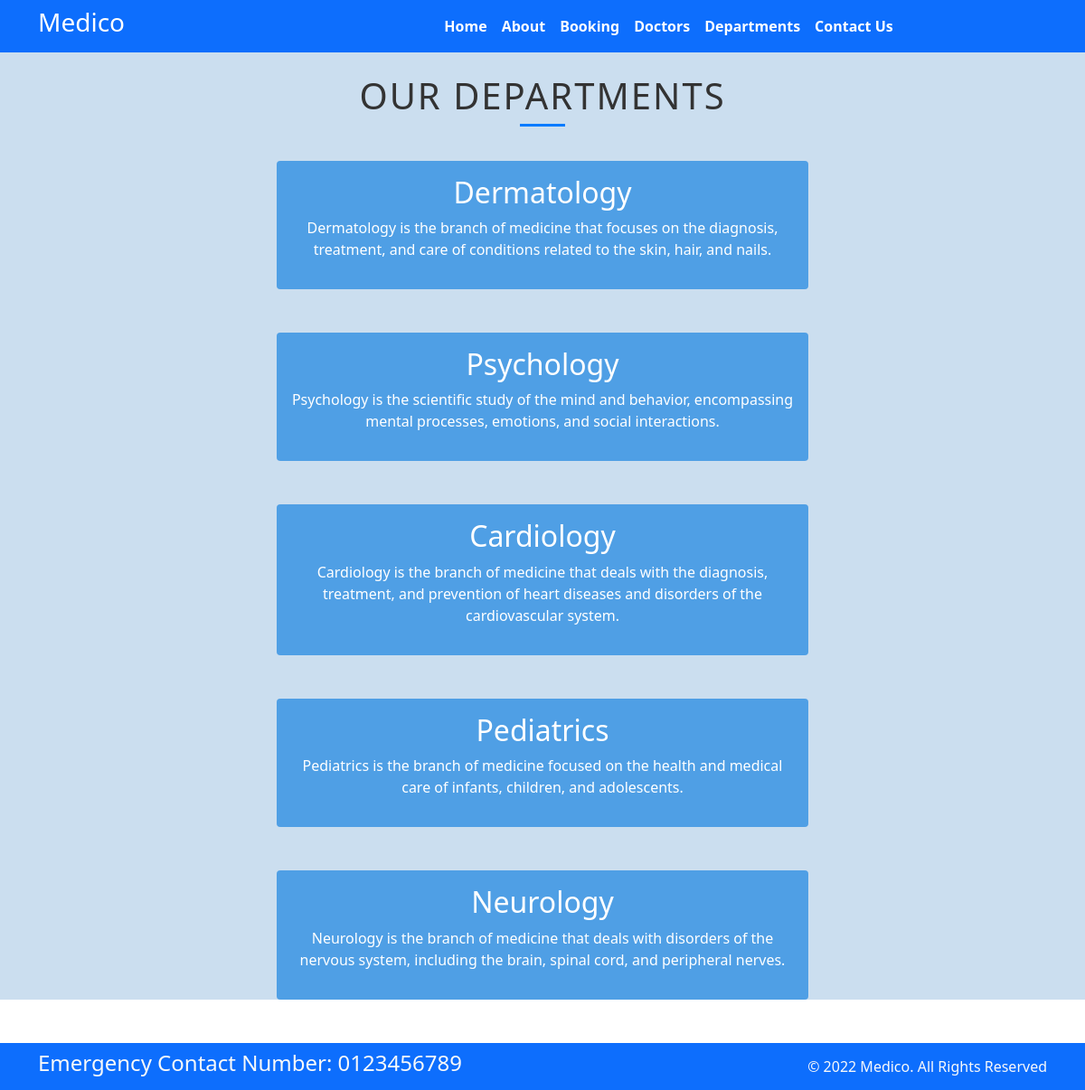
Page /department/ on the committed database.
### home/models.py (models this page shows, shortened)
class Department(models.Model):
    dep_name = models.CharField(max_length=100)
    dep_description = models.TextField(max_length=200)

### home/views.py (the view)
# urls.py: path('department/', views.department, name='department'),
def department(request):
    dict_dept={
        'dept':Department.objects.all()
    }
    return  render(request, 'department.html',dict_dept)

### templates/department.html (shortened to what this page needs)
{% extends 'base.html' %}
{% block content %}
<div class="container-fluid" style="background-color:  #cbdeef;"> <br>
<h2 style="font-size: 2.5rem; color: #333; margin-bottom: 40px; position: relative; text-transform: uppercase; letter-spacing: 2px; text-align: center;">
  Our Departments
  <div style="position: absolute; width: 50px; height: 3px; background-color: #007bff; left: 50%; transform: translateX(-50%); bottom: -10px;"></div>
</h2>
{% for d in dept %}
<div class="mx-auto w-50 text-center text-white p-3 my-5 border-warning rounded " style="background-color: rgb(79, 159, 229);">
  <h2>{{ d.dep_name }}</h2>
  <p>{{ d.dep_description }}</p>
</div>
{% endfor %}
</div>
{% endblock %}

### templates/base.html (shortened to what this page needs)
{% load static %}
<!DOCTYPE html>
<html>
  <head>
    <link rel="stylesheet"
      href=" https://cdn.jsdelivr.net/npm/bootstrap@5.1.3/dist/css/bootstrap.min.css ">
    <link rel="stylesheet"
      href="https://use.fontawesome.com/releases/v5.2.0/css/all.css">
    <link rel="stylesheet" href="{% static '/css/style.css' %}">
    <link rel="stylesheet" href="https://cdnjs.cloudflare.com/ajax/libs/bootstrap-icons/1.10.0/font/bootstrap-icons.min.css">
    <link rel="stylesheet" href="https://cdnjs.cloudflare.com/ajax/libs/font-awesome/6.0.0-beta3/css/all.min.css">
  </head>
  <body>
    <nav class="navbar bg-primary navbar-expand-md ">
      <div class="container">
        <div class="col-3 text-left pl-md-0">
          <h3 class="text-white"> Medico  </h3>
        </div>
        <div
          class="collapse navbar-collapse justify-content-center col-md-8 navbar-collapse-3">
          <ul class="navbar-nav justify-content-center  fw-bold">
            <li class="nav-item active">
              <a class="nav-link text-white" href="{% url 'home' %}">Home </a>
            </li>
            <li class="nav-item">
              <a class="nav-link text-white" href="{% url 'about' %}">About</a>
            </li>
            <li class="nav-item">
              <a class="nav-link text-white" href="{% url 'booking' %}">Booking</a>
            </li>
            <li class="nav-item">
              <a class="nav-link text-white" href="{% url 'doctors' %}">Doctors</a>
            </li>
            <li class="nav-item">
              <a class="nav-link text-white" href="{% url 'department' %}">Departments</a>
            </li>
            <li class="nav-item">
              <a class="nav-link text-white" href="{% url 'contact' %}">Contact Us</a>
            </li>
          </ul>
        </div>
      </div>
    </nav>
    {% block content %} {%endblock%}
      <footer class="pt-2 pb-2  bg-primary text-light">
        <div class="container">
          <div class="row align-items-center">
            <div class="col-12 col-md-8">
              <h4>Emergency Contact Number: 0123456789</h4>
            </div>
            <div class="col-12 col-md-4 mt-4 mt-md-0 text-center text-md-end">
              © 2022 Medico. All Rights Reserved
            </div>
          </div>
        </div>
      </footer>
  </body>
</html>

### rows in the picture
Department: dep_name "Dermatology", dep_description "Dermatology is the branch of medicine that focuses on the diagnosis, treatment, and care of conditions related to the skin, hair, and nails."
Department: dep_name "Psychology", dep_description "Psychology is the scientific study of the mind and behavior, encompassing mental processes, emotions, and social interactions."
Department: dep_name "Cardiology", dep_description "Cardiology is the branch of medicine that deals with the diagnosis, treatment, and prevention of heart diseases and disorders of the cardiovascular system."
Department: dep_name "Pediatrics", dep_description "Pediatrics is the branch of medicine focused on the health and medical care of infants, children, and adolescents."
Department: dep_name "Neurology", dep_description "Neurology is the branch of medicine that deals with disorders of the nervous system, including the brain, spinal cord, and peripheral nerves."
